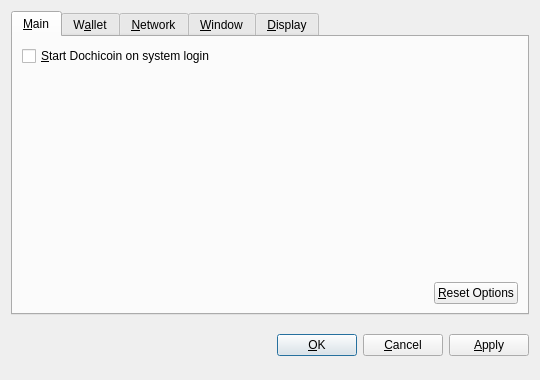
<?xml version="1.0" encoding="UTF-8"?>
<ui version="4.0">
 <class>OptionsDialog</class>
 <widget class="QDialog" name="OptionsDialog">
  <property name="geometry">
   <rect>
    <x>0</x>
    <y>0</y>
    <width>540</width>
    <height>380</height>
   </rect>
  </property>
  <property name="windowTitle">
   <string>Options</string>
  </property>
  <property name="modal">
   <bool>true</bool>
  </property>
  <layout class="QVBoxLayout" name="verticalLayout">
   <item>
    <widget class="QTabWidget" name="tabWidget">
     <property name="tabPosition">
      <enum>QTabWidget::North</enum>
     </property>
     <property name="currentIndex">
      <number>0</number>
     </property>
     <widget class="QWidget" name="tabMain">
      <attribute name="title">
       <string>&amp;Main</string>
      </attribute>
      <layout class="QVBoxLayout" name="verticalLayout_Main">
       <item>
        <widget class="QCheckBox" name="bitcoinAtStartup">
         <property name="toolTip">
          <string>Automatically start Dochicoin after logging in to the system.</string>
         </property>
         <property name="text">
          <string>&amp;Start Dochicoin on system login</string>
         </property>
        </widget>
       </item>
       <item>
        <spacer name="verticalSpacer_Main">
         <property name="orientation">
          <enum>Qt::Vertical</enum>
         </property>
         <property name="sizeHint" stdset="0">
          <size>
           <width>20</width>
           <height>40</height>
          </size>
         </property>
        </spacer>
       </item>
       <item>
        <layout class="QHBoxLayout" name="horizontalLayout_2_Main">
         <item>
          <spacer name="horizontalSpacer_2_Main">
           <property name="orientation">
            <enum>Qt::Horizontal</enum>
           </property>
           <property name="sizeHint" stdset="0">
            <size>
             <width>40</width>
             <height>20</height>
            </size>
           </property>
          </spacer>
         </item>
         <item>
          <widget class="QPushButton" name="resetButton">
           <property name="toolTip">
            <string>Reset all client options to default.</string>
           </property>
           <property name="text">
            <string>&amp;Reset Options</string>
           </property>
           <property name="autoDefault">
            <bool>false</bool>
           </property>
          </widget>
         </item>
        </layout>
       </item>
      </layout>
     </widget>
     <widget class="QWidget" name="tabWallet">
      <attribute name="title">
       <string>W&amp;allet</string>
      </attribute>
      <layout class="QVBoxLayout" name="verticalLayout_Network">
       <item>
        <widget class="QLabel" name="transactionFeeInfoLabel">
         <property name="text">
          <string>Optional transaction fee per kB that helps make sure your transactions are processed quickly. Most transactions are 1 kB.</string>
         </property>
         <property name="textFormat">
          <enum>Qt::PlainText</enum>
         </property>
         <property name="wordWrap">
          <bool>true</bool>
         </property>
        </widget>
       </item>
       <item>
        <layout class="QHBoxLayout" name="horizontalLayout_1_Main">
         <item>
          <widget class="QLabel" name="transactionFeeLabel">
           <property name="text">
            <string>Pay transaction &amp;fee</string>
           </property>
           <property name="textFormat">
            <enum>Qt::PlainText</enum>
           </property>
           <property name="buddy">
            <cstring>transactionFee</cstring>
           </property>
          </widget>
         </item>
         <item>
          <widget class="BitcoinAmountField" name="transactionFee"/>
         </item>
         <item>
          <spacer name="horizontalSpacer_1_Main">
           <property name="orientation">
            <enum>Qt::Horizontal</enum>
           </property>
           <property name="sizeHint" stdset="0">
            <size>
             <width>40</width>
             <height>20</height>
            </size>
           </property>
          </spacer>
         </item>
        </layout>
       </item>
       <item>
        <widget class="QLabel" name="label">
         <property name="text">
          <string>If you disable the spending of unconfirmed change, the change from a transaction cannot be used until that transaction has at least one confirmation. This also affects how your balance is computed.</string>
         </property>
         <property name="wordWrap">
          <bool>true</bool>
         </property>
        </widget>
       </item>
       <item>
        <widget class="QCheckBox" name="spendZeroConfChange">
         <property name="text">
          <string>Spend unconfirmed change  (experts only)</string>
         </property>
        </widget>
       </item>
       <item>
        <spacer name="verticalSpacer">
         <property name="orientation">
          <enum>Qt::Vertical</enum>
         </property>
         <property name="sizeHint" stdset="0">
          <size>
           <width>20</width>
           <height>40</height>
          </size>
         </property>
        </spacer>
       </item>
      </layout>
     </widget>
     <widget class="QWidget" name="tabNetwork">
      <attribute name="title">
       <string>&amp;Network</string>
      </attribute>
      <layout class="QVBoxLayout" name="verticalLayout_Network">
       <item>
        <widget class="QCheckBox" name="mapPortUpnp">
         <property name="toolTip">
          <string>Automatically open the Dochicoin client port on the router. This only works when your router supports UPnP and it is enabled.</string>
         </property>
         <property name="text">
          <string>Map port using &amp;UPnP</string>
         </property>
        </widget>
       </item>
       <item>
        <widget class="QCheckBox" name="connectSocks">
         <property name="toolTip">
          <string>Connect to the Dochicoin network through a SOCKS proxy (e.g. when connecting through Tor).</string>
         </property>
         <property name="text">
          <string>&amp;Connect through SOCKS proxy:</string>
         </property>
        </widget>
       </item>
       <item>
        <layout class="QHBoxLayout" name="horizontalLayout_Network">
         <item>
          <widget class="QLabel" name="proxyIpLabel">
           <property name="text">
            <string>Proxy &amp;IP:</string>
           </property>
           <property name="textFormat">
            <enum>Qt::PlainText</enum>
           </property>
           <property name="buddy">
            <cstring>proxyIp</cstring>
           </property>
          </widget>
         </item>
         <item>
          <widget class="QValidatedLineEdit" name="proxyIp">
           <property name="maximumSize">
            <size>
             <width>140</width>
             <height>16777215</height>
            </size>
           </property>
           <property name="toolTip">
            <string>IP address of the proxy (e.g. 127.0.0.1)</string>
           </property>
          </widget>
         </item>
         <item>
          <widget class="QLabel" name="proxyPortLabel">
           <property name="text">
            <string>&amp;Port:</string>
           </property>
           <property name="textFormat">
            <enum>Qt::PlainText</enum>
           </property>
           <property name="buddy">
            <cstring>proxyPort</cstring>
           </property>
          </widget>
         </item>
         <item>
          <widget class="QLineEdit" name="proxyPort">
           <property name="maximumSize">
            <size>
             <width>55</width>
             <height>16777215</height>
            </size>
           </property>
           <property name="toolTip">
            <string>Port of the proxy (e.g. 9050)</string>
           </property>
          </widget>
         </item>
         <item>
          <widget class="QLabel" name="socksVersionLabel">
           <property name="text">
            <string>SOCKS &amp;Version:</string>
           </property>
           <property name="textFormat">
            <enum>Qt::PlainText</enum>
           </property>
           <property name="buddy">
            <cstring>socksVersion</cstring>
           </property>
          </widget>
         </item>
         <item>
          <widget class="QValueComboBox" name="socksVersion">
           <property name="toolTip">
            <string>SOCKS version of the proxy (e.g. 5)</string>
           </property>
          </widget>
         </item>
         <item>
          <spacer name="horizontalSpacer_Network">
           <property name="orientation">
            <enum>Qt::Horizontal</enum>
           </property>
           <property name="sizeHint" stdset="0">
            <size>
             <width>40</width>
             <height>20</height>
            </size>
           </property>
          </spacer>
         </item>
        </layout>
       </item>
       <item>
        <spacer name="verticalSpacer_Network">
         <property name="orientation">
          <enum>Qt::Vertical</enum>
         </property>
         <property name="sizeHint" stdset="0">
          <size>
           <width>20</width>
           <height>40</height>
          </size>
         </property>
        </spacer>
       </item>
      </layout>
     </widget>
     <widget class="QWidget" name="tabWindow">
      <attribute name="title">
       <string>&amp;Window</string>
      </attribute>
      <layout class="QVBoxLayout" name="verticalLayout_Window">
       <item>
        <widget class="QCheckBox" name="minimizeToTray">
         <property name="toolTip">
          <string>Show only a tray icon after minimizing the window.</string>
         </property>
         <property name="text">
          <string>&amp;Minimize to the tray instead of the taskbar</string>
         </property>
        </widget>
       </item>
       <item>
        <widget class="QCheckBox" name="minimizeOnClose">
         <property name="toolTip">
          <string>Minimize instead of exit the application when the window is closed. When this option is enabled, the application will be closed only after selecting Quit in the menu.</string>
         </property>
         <property name="text">
          <string>M&amp;inimize on close</string>
         </property>
        </widget>
       </item>
       <item>
        <spacer name="verticalSpacer_Window">
         <property name="orientation">
          <enum>Qt::Vertical</enum>
         </property>
         <property name="sizeHint" stdset="0">
          <size>
           <width>20</width>
           <height>40</height>
          </size>
         </property>
        </spacer>
       </item>
      </layout>
     </widget>
     <widget class="QWidget" name="tabDisplay">
      <attribute name="title">
       <string>&amp;Display</string>
      </attribute>
      <layout class="QVBoxLayout" name="verticalLayout_Display">
       <item>
        <layout class="QHBoxLayout" name="horizontalLayout_1_Display">
         <item>
          <widget class="QLabel" name="langLabel">
           <property name="text">
            <string>User Interface &amp;language:</string>
           </property>
           <property name="textFormat">
            <enum>Qt::PlainText</enum>
           </property>
           <property name="buddy">
            <cstring>lang</cstring>
           </property>
          </widget>
         </item>
         <item>
          <widget class="QValueComboBox" name="lang">
           <property name="toolTip">
            <string>The user interface language can be set here. This setting will take effect after restarting Dochicoin.</string>
           </property>
          </widget>
         </item>
        </layout>
       </item>
       <item>
        <layout class="QHBoxLayout" name="horizontalLayout_2_Display">
         <item>
          <widget class="QLabel" name="unitLabel">
           <property name="text">
            <string>&amp;Unit to show amounts in:</string>
           </property>
           <property name="textFormat">
            <enum>Qt::PlainText</enum>
           </property>
           <property name="buddy">
            <cstring>unit</cstring>
           </property>
          </widget>
         </item>
         <item>
          <widget class="QValueComboBox" name="unit">
           <property name="toolTip">
            <string>Choose the default subdivision unit to show in the interface and when sending coins.</string>
           </property>
          </widget>
         </item>
        </layout>
       </item>
       <item>
        <widget class="QCheckBox" name="displayAddresses">
         <property name="toolTip">
          <string>Whether to show Dochicoin addresses in the transaction list or not.</string>
         </property>
         <property name="text">
          <string>&amp;Display addresses in transaction list</string>
         </property>
        </widget>
       </item>
       <item>
        <widget class="QCheckBox" name="coinControlFeatures">
         <property name="toolTip">
          <string>Whether to show coin control features or not.</string>
         </property>
         <property name="text">
          <string>Display coin &amp;control features (experts only!)</string>
         </property>
        </widget>
       </item>
       <item>
        <spacer name="verticalSpacer_Display">
         <property name="orientation">
          <enum>Qt::Vertical</enum>
         </property>
         <property name="sizeHint" stdset="0">
          <size>
           <width>20</width>
           <height>40</height>
          </size>
         </property>
        </spacer>
       </item>
      </layout>
     </widget>
    </widget>
   </item>
   <item>
    <layout class="QHBoxLayout" name="horizontalLayout_Buttons">
     <item>
      <spacer name="horizontalSpacer_1">
       <property name="orientation">
        <enum>Qt::Horizontal</enum>
       </property>
       <property name="sizeHint" stdset="0">
        <size>
         <width>40</width>
         <height>48</height>
        </size>
       </property>
      </spacer>
     </item>
     <item>
      <widget class="QLabel" name="statusLabel">
       <property name="font">
        <font>
         <weight>75</weight>
         <bold>true</bold>
        </font>
       </property>
       <property name="text">
        <string/>
       </property>
       <property name="textFormat">
        <enum>Qt::PlainText</enum>
       </property>
       <property name="wordWrap">
        <bool>true</bool>
       </property>
      </widget>
     </item>
     <item>
      <spacer name="horizontalSpacer_2">
       <property name="orientation">
        <enum>Qt::Horizontal</enum>
       </property>
       <property name="sizeHint" stdset="0">
        <size>
         <width>40</width>
         <height>48</height>
        </size>
       </property>
      </spacer>
     </item>
     <item>
      <widget class="QPushButton" name="okButton">
       <property name="text">
        <string>&amp;OK</string>
       </property>
      </widget>
     </item>
     <item>
      <widget class="QPushButton" name="cancelButton">
       <property name="text">
        <string>&amp;Cancel</string>
       </property>
       <property name="autoDefault">
        <bool>false</bool>
       </property>
      </widget>
     </item>
     <item>
      <widget class="QPushButton" name="applyButton">
       <property name="text">
        <string>&amp;Apply</string>
       </property>
       <property name="autoDefault">
        <bool>false</bool>
       </property>
      </widget>
     </item>
    </layout>
   </item>
  </layout>
 </widget>
 <customwidgets>
  <customwidget>
   <class>BitcoinAmountField</class>
   <extends>QSpinBox</extends>
   <header>bitcoinamountfield.h</header>
  </customwidget>
  <customwidget>
   <class>QValueComboBox</class>
   <extends>QComboBox</extends>
   <header>qvaluecombobox.h</header>
  </customwidget>
  <customwidget>
   <class>QValidatedLineEdit</class>
   <extends>QLineEdit</extends>
   <header>qvalidatedlineedit.h</header>
  </customwidget>
 </customwidgets>
 <resources/>
 <connections/>
</ui>
